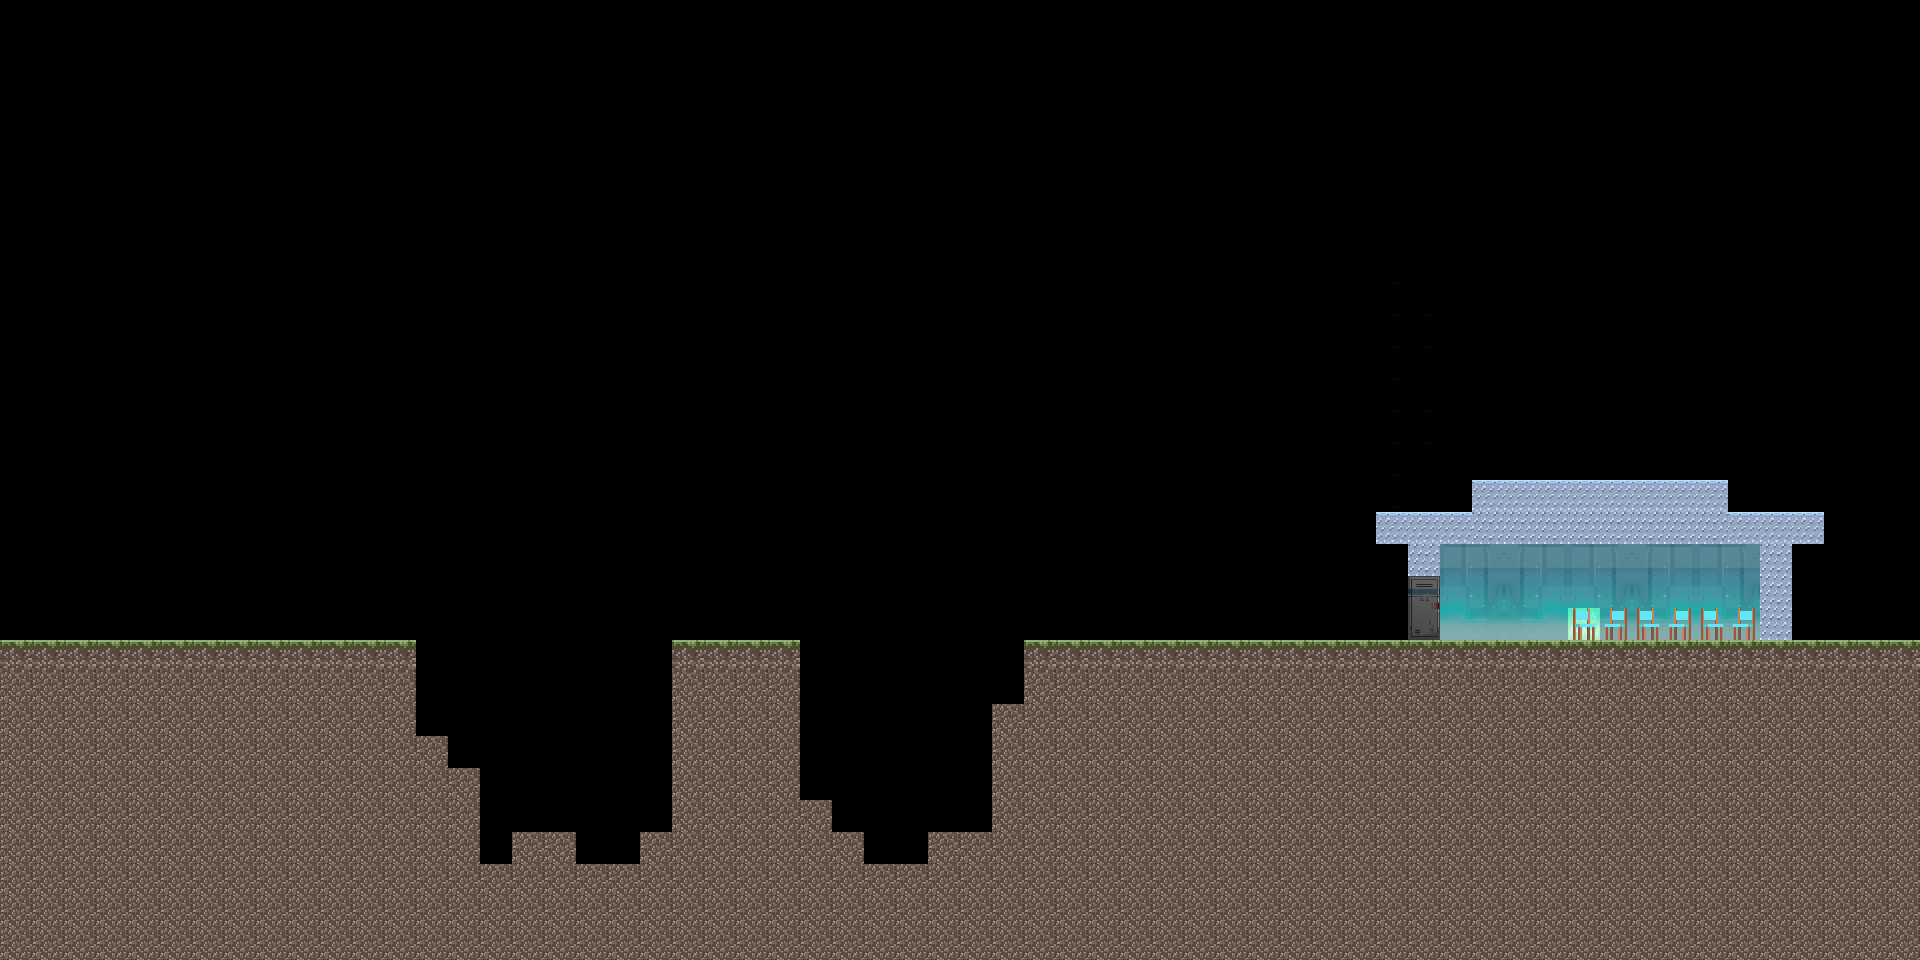

Rendered tile map (Tiled .tmx) drawn with the repository's tilesets; below, a short description and the map source with its tile grids summarised:
An orthogonal 60x30 tile map with 32x32 px tiles, 4 tile layers (Wall, Object, Background, BG2).

<map version="1.10" tiledversion="1.11.2" orientation="orthogonal" renderorder="right-down" width="60" height="30" tilewidth="32" tileheight="32" infinite="0" nextlayerid="5" nextobjectid="1">
 <tileset firstgid="1" source="ExtendedMapSet.tsx" />
 <layer id="1" name="Wall" width="60" height="30">
  <data>[1800 cells, 433 non-empty, 5 distinct tile ids]</data>
 </layer>
 <layer id="2" name="Object" width="60" height="30">
  <data>[1800 cells, 121 non-empty, 2 distinct tile ids]</data>
 </layer>
 <layer id="3" name="Background" width="60" height="30">
  <data>[1800 cells, 32 non-empty, 8 distinct tile ids]</data>
 </layer>
 <layer id="4" name="BG2" width="60" height="30">
  <data>[1800 cells, 6 non-empty, 1 distinct tile ids]</data>
 </layer>
</map>
